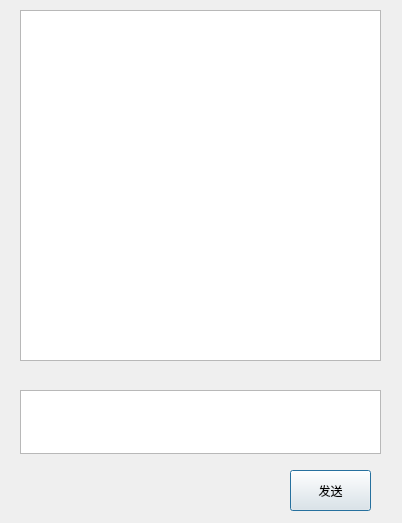
<?xml version="1.0" encoding="UTF-8"?>
<ui version="4.0">
 <class>ChatWindow</class>
 <widget class="QDialog" name="ChatWindow">
  <property name="geometry">
   <rect>
    <x>0</x>
    <y>0</y>
    <width>402</width>
    <height>523</height>
   </rect>
  </property>
  <property name="sizePolicy">
   <sizepolicy hsizetype="Fixed" vsizetype="Fixed">
    <horstretch>0</horstretch>
    <verstretch>0</verstretch>
   </sizepolicy>
  </property>
  <property name="windowTitle">
   <string>Dialog</string>
  </property>
  <widget class="QTextBrowser" name="MessageBrowser">
   <property name="geometry">
    <rect>
     <x>20</x>
     <y>10</y>
     <width>361</width>
     <height>351</height>
    </rect>
   </property>
  </widget>
  <widget class="QTextEdit" name="inputText">
   <property name="geometry">
    <rect>
     <x>20</x>
     <y>390</y>
     <width>361</width>
     <height>64</height>
    </rect>
   </property>
  </widget>
  <widget class="QPushButton" name="sendButton">
   <property name="geometry">
    <rect>
     <x>290</x>
     <y>470</y>
     <width>81</width>
     <height>41</height>
    </rect>
   </property>
   <property name="text">
    <string>发送</string>
   </property>
  </widget>
 </widget>
 <resources/>
 <connections/>
</ui>
